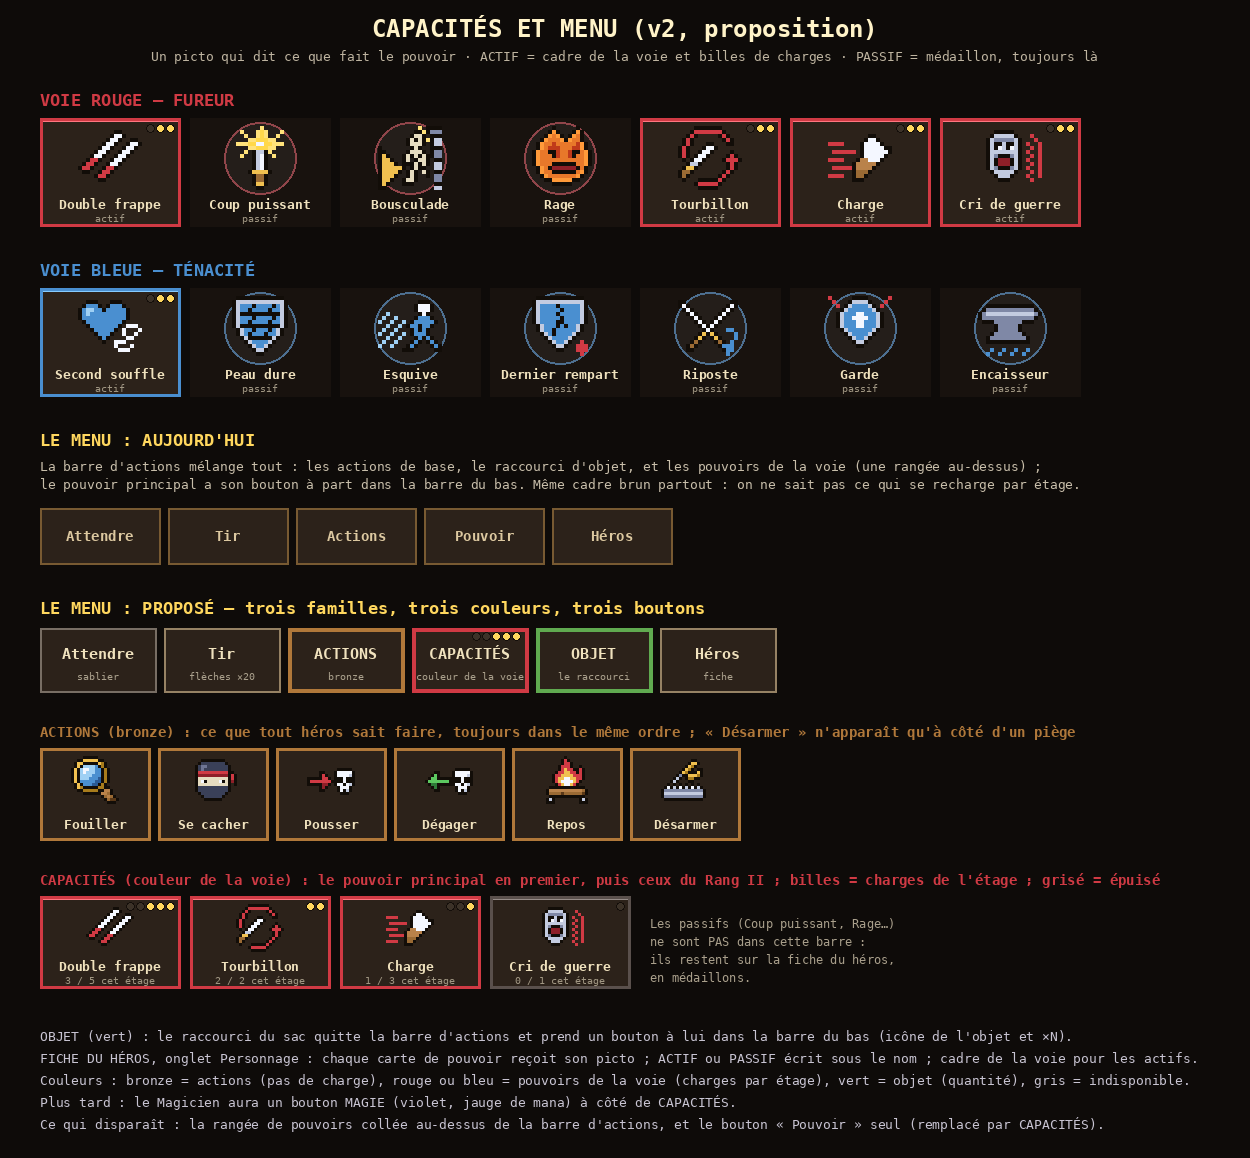

This figure's Python source:
"""Pictogrammes des capacités et structure du menu d'actions, v2 (Thomas, 2026-11-19, 15 h 32 : « revois les pictogrammes
des capacités ; propose une structure du menu plus intuitive pour distinguer les actions, compétences et autres »).
v2 (Thomas, 2026-11-19 : « Ok tout, sauf bousculade, essaye un autre picto. Capacité plutôt, magicien aura Magie. Avec de la mana. »)
Nouveau picto de Bousculade (une flèche pousse un squelette contre un mur), famille renommée CAPACITÉS.

  1. Un picto par capacité (16 × 16, palette des icônes du jeu), un dessin qui dit ce que fait le pouvoir.
     ACTIF (on l'utilise : bouton) = cadre de la couleur de la voie et billes de charges ; PASSIF (toujours là) = médaillon
     rond sans cadre, mot « passif ».
  2. Le menu : trois familles bien séparées, chacune sa couleur et son bouton dans la barre du bas.
     ACTIONS (bronze : ce que tout héros sait faire), CAPACITÉS (couleur de la voie : ce que la voie donne, avec charges),
     OBJET (vert : le raccourci du sac).

  python3 art/pictos_capacites_v2.py   → art/pictos_capacites_v2.png
"""
import os
import re
import sys

from PIL import Image, ImageDraw

HERE = os.path.dirname(os.path.abspath(__file__))
sys.path.insert(0, HERE)
from pix import font, up  # noqa: E402

SRC = open(os.path.join(HERE, "..", "src", "ui", "icons.ts")).read()
PAL = {k: v for k, v in re.findall(r'"?(\w)"?: "(#[0-9a-f]{6})"', SRC[SRC.index("export const PALETTE"):SRC.index("};", SRC.index("export const PALETTE"))])}


def icon_rows(name):
    i = SRC.index(f"  {name}: [")
    j = SRC.index("],", i)
    return re.findall(r'"([^"]+)"', SRC[i:j])


# ---------------------------------------------------------------- les 14 pictos (K contour)
ICONS = {
    # ---- voie rouge (Fureur)
    "double_frappe": [
        "................",
        ".........KK.....",
        "........KWWK....",
        ".......KWWK..KK.",
        "......KWWK..KWWK",
        ".....KWWK..KWWK.",
        "....KWWK..KWWK..",
        "...KWWK..KWWK...",
        "..KRRK..KWWK....",
        ".KRRK..KWWK.....",
        "KRRK..KRRK......",
        ".KK..KRRK.......",
        "....KRRK........",
        ".....KK.........",
        "................",
        "................",
    ],
    "coup_puissant": [
        "........Y.......",
        "...Y...YFY...Y..",
        "....Y..YFY..Y...",
        ".....YYFFFYY....",
        "..YYYFFWWFFYYY..",
        ".....YYFFFYY....",
        "....Y.KSSKY.....",
        "...Y..KSWK.Y....",
        "......KSWK......",
        "......KSWK......",
        "......KSWK......",
        ".....KGGGGK.....",
        "......KBBK......",
        "......KBBK......",
        "......KGGK......",
        ".......KK.......",
    ],
    "enchainement": [
        "..........Y.KKKK",
        ".........KKYKDDD",
        "........KLLK.KKK",
        ".......KLKLKYKSS",
        ".......KLLLK.KSS",
        "K.......KLK..KKK",
        "KK.....KLLLK.KDD",
        "KGK...KLKLKLKKDD",
        "KGGK..KL.KLLK.KK",
        "KGGGK.KKKLKLK.SS",
        "KGGGGGK.KLKK..SS",
        "KGGGGK.KLK.LK.KK",
        "KGGGK..KLK..K.DD",
        "KGGK..KLLK....DD",
        "KGK...KKK.....KK",
        "KK............SS",
    ],
    "rage": [
        "......K.....K...",
        ".....KXK...KXK..",
        "....KXOXK.KXOK..",
        "...KXOOOXKXOOK..",
        "..KXOOxOOOOOxXK.",
        "..KXOxxxOOOxxXK.",
        ".KXOOKKxOOxKKOXK",
        ".KXOOOKxOOxKOOXK",
        ".KXOOOOOOOOOOOXK",
        ".KXOOOKKKKKKOOXK",
        "..KXOKrrrrrrKOK.",
        "..KXOOKKKKKKOXK.",
        "...KXOOOOOOOXK..",
        "....KKXXXXXKK...",
        "......KKKKK.....",
        "................",
    ],
    "tourbillon": [
        "....KKKKKKK.....",
        "...KRRRRRRRK....",
        "..KRK.....KRK...",
        ".KRK.......KRK..",
        ".KRK...KK...KK..",
        "KRK...KWWK......",
        "KRK..KWWK....K..",
        "KRK.KWWK....KRK.",
        ".K.KWWK....KRRRK",
        "..KSSK......KRK.",
        ".KGGK.......KRK.",
        "KBBK.......KRK..",
        "KBK.......KRK...",
        ".K...KKKKKRK....",
        "....KRRRRRK.....",
        ".....KKKKK......",
    ],
    "charge": [
        "................",
        "................",
        "..........KK....",
        ".........KWWK...",
        "RRRR....KWWWWK..",
        "........KWWWWWKK",
        ".RRRRRR.KWWWWWWK",
        "........KWWWWWK.",
        "RRRR...KTTWWWK..",
        "......KTTTTTK...",
        ".RRRRRKTTTTK....",
        "......KBBBK.....",
        "RRRR..KBBK......",
        "......KKK.......",
        "................",
        "................",
    ],
    "cri_guerre": [
        "................",
        "....KKKKK.......",
        "...KSSSSSK...R..",
        "..KSDDDDDSK...R.",
        "..KSKKSKKSK.R..R",
        "..KSKWSKWSK..R.R",
        "..KSSSSSSSK.R..R",
        "..KSDKKKDSK..R.R",
        "..KSKrrrKSK.R..R",
        "..KSKrrrKSK..R.R",
        "..KSDKKKDSK.R..R",
        "...KSSSSSK...R.R",
        "....KSSSK...R..R",
        ".....KKK.....R..",
        "................",
        "................",
    ],
    # ---- voie bleue (Ténacité)
    "second_souffle": [
        "................",
        "..KKK...KKK.....",
        ".KUUUK.KUUUK....",
        "KUVVUUKUUUUUK...",
        "KUVUUUUUUUUUK...",
        "KUUUUUUUUUUUK...",
        ".KUUUUUUUUUK....",
        "..KUUUUUUUK.WWW.",
        "...KUUUUUK.W...W",
        "....KUUUK..W..W.",
        ".....KUK....WW..",
        "......K..WWW....",
        ".........W...W..",
        "..........WWW...",
        "................",
        "................",
    ],
    "peau_dure": [
        "..KKKKKKKKKKKK..",
        ".KSSSSSSSSSSSSK.",
        ".KSUUUKUUUUKUSK.",
        ".KSUUKUUUUKUUSK.",
        ".KSKKKKKKKKKKSK.",
        ".KSUUUKUUUUKUSK.",
        ".KSUUKUUUUKUUSK.",
        ".KSKKKKKKKKKKSK.",
        "..KSUUKUUUKUSK..",
        "..KSUKUUUKUUSK..",
        "...KSKKKKKKSK...",
        "....KSUUUUSK....",
        ".....KSUUSK.....",
        "......KSSK......",
        ".......KK.......",
        "................",
    ],
    "esquive": [
        "................",
        "..........KKK...",
        ".........KWWWK..",
        ".........KWWWK..",
        "..V.......KWK...",
        ".V..V....KUUUK..",
        "V..V..V.KUUUUUK.",
        "..V..V.KUUKUUK..",
        ".V..V...KUKUK...",
        "V..V..V.KUUUK...",
        "..V..V...KUKUK..",
        ".V..V...KUK.KUK.",
        "V..V...KUK...KUK",
        "......KKK.....KK",
        "................",
        "................",
    ],
    "dernier_rempart": [
        "..KKKKKKKKKKKK..",
        ".KSSSSSSSSSSSSK.",
        ".KSUUUUKUUUUUSK.",
        ".KSUUUUUKUUUUSK.",
        ".KSUUUUKUUUUUSK.",
        ".KSUUUUUKUUUUSK.",
        ".KSUUUUKKUUUUSK.",
        "..KSUUUKUKUUSK..",
        "..KSUUKUUUUUSK..",
        "...KSUKUUUUSK...",
        "....KSUUUUSK....",
        ".....KSUUSK..R..",
        "......KSSK..RRR.",
        ".......KK...RRR.",
        ".............R..",
        "................",
    ],
    "riposte": [
        "................",
        "KK...........KK.",
        "KWK.........KWK.",
        ".KWK.......KWK..",
        "..KWK.....KWK...",
        "...KWK...KWK....",
        "....KWK.KWK.....",
        ".....KWKWK......",
        "......KWK...UU..",
        ".....KGKGK....U.",
        "....KGK.KGK...U.",
        "...KBK...KBK.U..",
        "..KBK.....KUUU..",
        "..KK.......KUU..",
        "............U...",
        "................",
    ],
    "garde": [
        "R.....KKKK.....R",
        ".R...KSSSSK...R.",
        "..R.KSUUUUSK.R..",
        "...KSUUUUUUSK...",
        "..KSUUUWWUUUSK..",
        "..KSUUWWWWUUSK..",
        "..KSUUUWWUUUSK..",
        "..KSUUUWWUUUSK..",
        "...KSUUUUUUSK...",
        "....KSUUUUSK....",
        ".....KSUUSK.....",
        "......KSSK......",
        ".......KK.......",
        "................",
        "................",
        "................",
    ],
    "encaisseur": [
        "................",
        "................",
        "..KKKKKKKKKKKK..",
        ".KDDDDDDDDDDDDK.",
        "KDSSSSSSSSSSSSDK",
        "KDDDDDDDDDDDDDK.",
        ".KKKDDDDDDDKKK..",
        "....KDDDDDK.....",
        "....KDDDDDK.....",
        "...KDDDDDDDK....",
        "..KDDDDDDDDDK...",
        "..KKKKKKKKKKK...",
        "................",
        "...U..U..U..U...",
        "..U..U..U..U....",
        "................",
    ],
}
NAMES = {
    "double_frappe": "Double frappe", "coup_puissant": "Coup puissant", "enchainement": "Bousculade", "rage": "Rage",
    "tourbillon": "Tourbillon", "charge": "Charge", "cri_guerre": "Cri de guerre",
    "second_souffle": "Second souffle", "peau_dure": "Peau dure", "esquive": "Esquive", "dernier_rempart": "Dernier rempart",
    "riposte": "Riposte", "garde": "Garde", "encaisseur": "Encaisseur",
}
ACTIVE = {"double_frappe", "tourbillon", "charge", "cri_guerre", "second_souffle"}
RED = ["double_frappe", "coup_puissant", "enchainement", "rage", "tourbillon", "charge", "cri_guerre"]
BLUE = ["second_souffle", "peau_dure", "esquive", "dernier_rempart", "riposte", "garde", "encaisseur"]
VOIE = {"red": (208, 58, 68), "blue": (74, 143, 208)}
BRONZE = (176, 120, 58)
GREEN = (96, 170, 80)
BG = (24, 18, 14)
PANEL = (44, 34, 26)


def img(rows, pal=PAL):
    im = Image.new("RGBA", (len(rows[0]), len(rows)))
    for y, r in enumerate(rows):
        for x, c in enumerate(r):
            if c != "." and c in pal:
                h = pal[c]
                im.putpixel((x, y), (int(h[1:3], 16), int(h[3:5], 16), int(h[5:7], 16), 255))
    return im


def tile(d, sheet, x, y, rows, color, active, label, sub=None, charges=None, S=4, w=None):
    """Une case de bouton : cadre biseauté de la couleur de la famille (actif), ou médaillon rond (passif)."""
    w = w or 16 * S + 24
    h = 16 * S + 44
    if active:
        d.rectangle((x, y, x + w, y + h), fill=PANEL, outline=color, width=3)
        d.line((x + 3, y + 3, x + w - 3, y + 3), fill=tuple(min(255, c + 60) for c in color))
    else:
        d.rectangle((x, y, x + w, y + h), fill=BG)
        cx, cy = x + w // 2, y + 8 + 8 * S
        d.ellipse((cx - 9 * S, cy - 9 * S, cx + 9 * S, cy + 9 * S), fill=(36, 30, 26), outline=tuple(c // 2 + 40 for c in color), width=2)
    im = up(img(rows), S)
    sheet.paste(im, (x + (w - im.width) // 2, y + 8), im)
    d.text((x + w // 2, y + h - 22), label, fill=(240, 226, 190), font=font(13), anchor="mm")
    if sub:
        d.text((x + w // 2, y + h - 8), sub, fill=(160, 150, 130), font=font(10, False), anchor="mm")
    if charges is not None:
        n, full = charges
        for k in range(n):
            px = x + w - 10 - k * 10
            d.ellipse((px - 4, y + 6, px + 4, y + 14), fill=(255, 215, 94) if k < full else (60, 50, 40), outline=(20, 14, 10))


def main():
    S = 4
    cw = 150
    Wb = 40 + 7 * cw + 160
    sheet = Image.new("RGB", (Wb, 1900), (14, 11, 9))
    d = ImageDraw.Draw(sheet)
    d.text((Wb // 2, 28), "CAPACITÉS ET MENU (v2, proposition)", fill=(255, 243, 200), font=font(24), anchor="mm")
    d.text((Wb // 2, 56), "Un picto qui dit ce que fait le pouvoir · ACTIF = cadre de la voie et billes de charges · PASSIF = médaillon, toujours là",
           fill=(190, 180, 160), font=font(13, False), anchor="mm")
    y = 90
    for title, ids, voie in (("VOIE ROUGE — FUREUR", RED, "red"), ("VOIE BLEUE — TÉNACITÉ", BLUE, "blue")):
        d.text((40, y), title, fill=VOIE[voie], font=font(17))
        y += 28
        x = 40
        for k in ids:
            act = k in ACTIVE
            tile(d, sheet, x, y, ICONS[k], VOIE[voie], act, NAMES[k], "actif" if act else "passif", (3, 2) if act else None, S, cw - 10)
            x += cw
        y += 16 * S + 44 + 34
    # ---------------- avant / après : la barre du bas et les deux barres qui s'ouvrent
    d.text((40, y), "LE MENU : AUJOURD'HUI", fill=(255, 215, 94), font=font(17))
    y += 28
    d.text((40, y), "La barre d'actions mélange tout : les actions de base, le raccourci d'objet, et les pouvoirs de la voie (une rangée au-dessus) ;",
           fill=(200, 190, 170), font=font(13, False))
    d.text((40, y + 18), "le pouvoir principal a son bouton à part dans la barre du bas. Même cadre brun partout : on ne sait pas ce qui se recharge par étage.",
           fill=(200, 190, 170), font=font(13, False))
    y += 50
    cur = [("wait", "Attendre"), ("aim", "Tir"), ("actions", "Actions"), ("power", "Pouvoir"), ("hero", "Héros")]
    x = 40
    for key, lab in cur:
        d.rectangle((x, y, x + 120, y + 56), fill=PANEL, outline=(120, 90, 50), width=2)
        d.text((x + 60, y + 28), lab, fill=(220, 200, 160), font=font(14), anchor="mm")
        x += 128
    y += 90

    d.text((40, y), "LE MENU : PROPOSÉ — trois familles, trois couleurs, trois boutons", fill=(255, 215, 94), font=font(17))
    y += 30
    fam = [("Attendre", (120, 110, 100), "sablier", None), ("Tir", (150, 130, 100), "flèches ×20", None), ("ACTIONS", BRONZE, "bronze", None),
           ("CAPACITÉS", VOIE["red"], "couleur de la voie", (5, 3)), ("OBJET", GREEN, "le raccourci", None), ("Héros", (150, 130, 100), "fiche", None)]
    x = 40
    for lab, col, sub, ch in fam:
        d.rectangle((x, y, x + 116, y + 64), fill=PANEL, outline=col, width=4 if lab.isupper() else 2)
        d.text((x + 58, y + 26), lab, fill=(240, 226, 190), font=font(15), anchor="mm")
        d.text((x + 58, y + 48), sub, fill=(170, 160, 140), font=font(10, False), anchor="mm")
        if ch:
            for k in range(ch[0]):
                px = x + 112 - 8 - k * 10
                d.ellipse((px - 4, y + 4, px + 4, y + 12), fill=(255, 215, 94) if k < ch[1] else (60, 50, 40), outline=(20, 14, 10))
        x += 124
    y += 96
    # barre ACTIONS
    d.text((40, y), "ACTIONS (bronze) : ce que tout héros sait faire, toujours dans le même ordre ; « Désarmer » n'apparaît qu'à côté d'un piège",
           fill=BRONZE, font=font(14))
    y += 24
    x = 40
    for k, lab in (("loupe", "Fouiller"), ("cacher", "Se cacher"), ("pousser", "Pousser"), ("degager", "Dégager"), ("repos", "Repos"), ("desarmer", "Désarmer")):
        name = {"loupe": "search", "pousser": "push", "degager": "disengage", "repos": "rest", "cacher": "hide", "desarmer": "disarm"}[k]
        try:
            rows = icon_rows(name)
        except ValueError:
            rows = None
        d.rectangle((x, y, x + 110, y + 92), fill=PANEL, outline=BRONZE, width=3)
        if rows:
            im = up(img(rows), 3)
            sheet.paste(im, (x + 55 - im.width // 2, y + 8), im)
        else:
            d.text((x + 55, y + 34), "(picto actuel)", fill=(120, 110, 100), font=font(10, False), anchor="mm")
        d.text((x + 55, y + 76), lab, fill=(240, 226, 190), font=font(13), anchor="mm")
        x += 118
    y += 124
    d.text((40, y), "CAPACITÉS (couleur de la voie) : le pouvoir principal en premier, puis ceux du Rang II ; billes = charges de l'étage ; grisé = épuisé",
           fill=VOIE["red"], font=font(14))
    y += 24
    x = 40
    for k, ch in (("double_frappe", (5, 3)), ("tourbillon", (2, 2)), ("charge", (3, 1)), ("cri_guerre", (1, 0))):
        tile(d, sheet, x, y, ICONS[k], VOIE["red"] if ch[1] else (90, 80, 76), True, NAMES[k], f"{ch[1]} / {ch[0]} cet étage", ch, 3, 140)
        x += 150
    d.text((x + 10, y + 20), "Les passifs (Coup puissant, Rage…)", fill=(170, 160, 140), font=font(12, False))
    d.text((x + 10, y + 38), "ne sont PAS dans cette barre :", fill=(170, 160, 140), font=font(12, False))
    d.text((x + 10, y + 56), "ils restent sur la fiche du héros,", fill=(170, 160, 140), font=font(12, False))
    d.text((x + 10, y + 74), "en médaillons.", fill=(170, 160, 140), font=font(12, False))
    y += 16 * 3 + 44 + 40
    notes = [
        "OBJET (vert) : le raccourci du sac quitte la barre d'actions et prend un bouton à lui dans la barre du bas (icône de l'objet et ×N).",
        "FICHE DU HÉROS, onglet Personnage : chaque carte de pouvoir reçoit son picto ; ACTIF ou PASSIF écrit sous le nom ; cadre de la voie pour les actifs.",
        "Couleurs : bronze = actions (pas de charge), rouge ou bleu = pouvoirs de la voie (charges par étage), vert = objet (quantité), gris = indisponible.",
        "Plus tard : le Magicien aura un bouton MAGIE (violet, jauge de mana) à côté de CAPACITÉS.",
        "Ce qui disparaît : la rangée de pouvoirs collée au-dessus de la barre d'actions, et le bouton « Pouvoir » seul (remplacé par CAPACITÉS).",
    ]
    for i, t in enumerate(notes):
        d.text((40, y + i * 22), t, fill=(200, 196, 210), font=font(13, False))
    sheet = sheet.crop((0, 0, Wb, y + len(notes) * 22 + 20))
    sheet.save(os.path.join(HERE, "pictos_capacites_v2.png"))
    print("art/pictos_capacites_v2.png", sheet.size)


if __name__ == "__main__":
    main()
